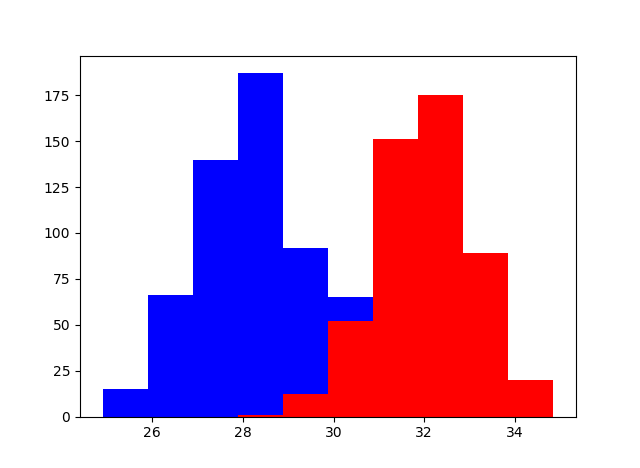

This figure's Python source:
import numpy as np
import matplotlib.pyplot as plt

greyhounds = 500
labs = 500

grey_height = 28 + 4 + np.random.randn(greyhounds)
lab_height = 24 + 4 + np.random.randn(labs)

plt.hist([grey_height, lab_height], stacked = True, color=['r', 'b'])
plt.show()
